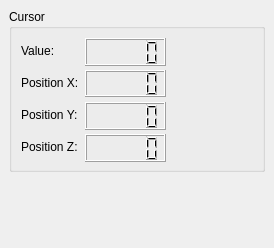
  <widget class="QDockWidget" name="dockWidget_Information" >
   <property name="geometry" >
    <rect>
     <x>0</x>
     <y>335</y>
     <width>274</width>
     <height>248</height>
    </rect>
   </property>
   <property name="minimumSize" >
    <size>
     <width>0</width>
     <height>211</height>
    </size>
   </property>
   <property name="windowTitle" >
    <string>Information</string>
   </property>
   <attribute name="dockWidgetArea" >
    <number>1</number>
   </attribute>
   <widget class="QWidget" name="dockWidgetContents_8" >
    <property name="geometry" >
     <rect>
      <x>0</x>
      <y>22</y>
      <width>274</width>
      <height>226</height>
     </rect>
    </property>
    <layout class="QVBoxLayout" name="verticalLayout_2" >
     <item>
      <widget class="QGroupBox" name="groupBox_3" >
       <property name="minimumSize" >
        <size>
         <width>0</width>
         <height>163</height>
        </size>
       </property>
       <property name="title" >
        <string>Cursor</string>
       </property>
       <layout class="QGridLayout" name="gridLayout" >
        <item row="0" column="0" >
         <widget class="QLabel" name="label_3" >
          <property name="text" >
           <string>Value:</string>
          </property>
         </widget>
        </item>
        <item row="0" column="1" >
         <widget class="QLCDNumber" name="lcdNumber" >
          <property name="minimumSize" >
           <size>
            <width>81</width>
            <height>28</height>
           </size>
          </property>
          <property name="segmentStyle" >
           <enum>QLCDNumber::Filled</enum>
          </property>
         </widget>
        </item>
        <item row="1" column="0" >
         <widget class="QLabel" name="label_4" >
          <property name="text" >
           <string>Position X:</string>
          </property>
         </widget>
        </item>
        <item row="1" column="1" >
         <widget class="QLCDNumber" name="lcdNumber_2" >
          <property name="minimumSize" >
           <size>
            <width>81</width>
            <height>27</height>
           </size>
          </property>
          <property name="segmentStyle" >
           <enum>QLCDNumber::Filled</enum>
          </property>
         </widget>
        </item>
        <item row="2" column="0" >
         <widget class="QLabel" name="label_6" >
          <property name="text" >
           <string>Position Y:</string>
          </property>
         </widget>
        </item>
        <item row="2" column="1" >
         <widget class="QLCDNumber" name="lcdNumber_3" >
          <property name="minimumSize" >
           <size>
            <width>81</width>
            <height>28</height>
           </size>
          </property>
          <property name="segmentStyle" >
           <enum>QLCDNumber::Filled</enum>
          </property>
         </widget>
        </item>
        <item row="3" column="0" >
         <widget class="QLabel" name="label_5" >
          <property name="text" >
           <string>Position Z:</string>
          </property>
         </widget>
        </item>
        <item row="3" column="1" >
         <widget class="QLCDNumber" name="lcdNumber_4" >
          <property name="minimumSize" >
           <size>
            <width>81</width>
            <height>28</height>
           </size>
          </property>
          <property name="segmentStyle" >
           <enum>QLCDNumber::Filled</enum>
          </property>
         </widget>
        </item>
        <item row="1" column="2" >
         <spacer name="horizontalSpacer" >
          <property name="orientation" >
           <enum>Qt::Horizontal</enum>
          </property>
          <property name="sizeHint" stdset="0" >
           <size>
            <width>40</width>
            <height>20</height>
           </size>
          </property>
         </spacer>
        </item>
       </layout>
      </widget>
     </item>
     <item>
      <spacer name="verticalSpacer_2" >
       <property name="orientation" >
        <enum>Qt::Vertical</enum>
       </property>
       <property name="sizeHint" stdset="0" >
        <size>
         <width>20</width>
         <height>146</height>
        </size>
       </property>
      </spacer>
     </item>
    </layout>
   </widget>
  </widget>
